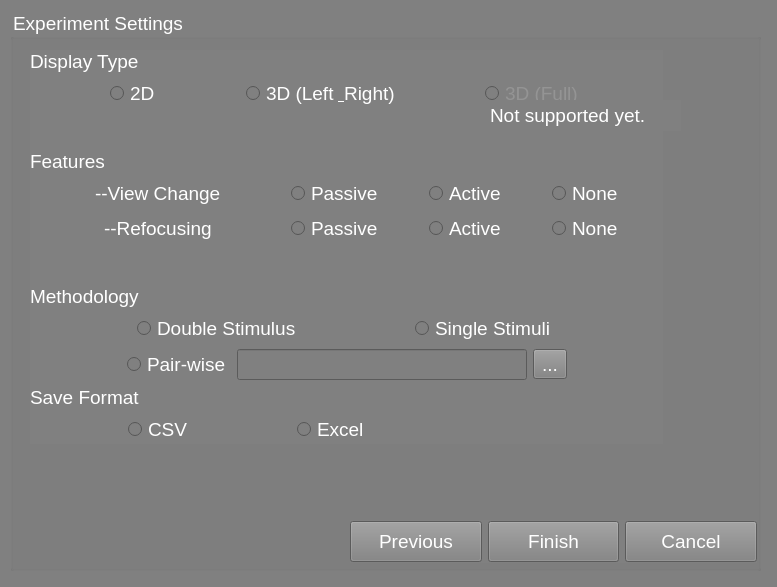
<?xml version="1.0" encoding="UTF-8"?>
<ui version="4.0">
 <class>NewExperimentForm</class>
 <widget class="QWidget" name="NewExperimentForm">
  <property name="geometry">
   <rect>
    <x>0</x>
    <y>0</y>
    <width>777</width>
    <height>587</height>
   </rect>
  </property>
  <property name="windowTitle">
   <string>Create New Experiment</string>
  </property>
  <property name="windowIcon">
   <iconset resource="UI_res.qrc">
    <normaloff>:/logo/imcl_logo</normaloff>:/logo/imcl_logo</iconset>
  </property>
  <property name="windowOpacity">
   <double>0.900000000000000</double>
  </property>
  <property name="styleSheet">
   <string notr="true">background: gray;
color: rgb(255, 255, 255);</string>
  </property>
  <widget class="QStackedWidget" name="ConfigStackWidget">
   <property name="geometry">
    <rect>
     <x>0</x>
     <y>0</y>
     <width>777</width>
     <height>587</height>
    </rect>
   </property>
   <property name="currentIndex">
    <number>3</number>
   </property>
   <widget class="QWidget" name="page_0">
    <widget class="QLabel" name="HintLabel">
     <property name="geometry">
      <rect>
       <x>20</x>
       <y>10</y>
       <width>631</width>
       <height>131</height>
      </rect>
     </property>
     <property name="font">
      <font>
       <pointsize>14</pointsize>
      </font>
     </property>
     <property name="text">
      <string>&lt;html&gt;&lt;head/&gt;&lt;body&gt;&lt;p&gt;Please Choose the way you want to config your new experiment. &lt;br/&gt;&lt;/p&gt;&lt;p&gt;Then click the next step.&lt;/p&gt;&lt;/body&gt;&lt;/html&gt;</string>
     </property>
    </widget>
    <widget class="QGroupBox" name="groupBox">
     <property name="geometry">
      <rect>
       <x>20</x>
       <y>150</y>
       <width>731</width>
       <height>321</height>
      </rect>
     </property>
     <property name="font">
      <font>
       <pointsize>14</pointsize>
      </font>
     </property>
     <property name="title">
      <string>Configuration</string>
     </property>
     <widget class="QRadioButton" name="radio_btn_json">
      <property name="geometry">
       <rect>
        <x>50</x>
        <y>160</y>
        <width>211</width>
        <height>131</height>
       </rect>
      </property>
      <property name="font">
       <font>
        <pointsize>14</pointsize>
       </font>
      </property>
      <property name="text">
       <string>Config with Json</string>
      </property>
     </widget>
     <widget class="QRadioButton" name="radio_btn_manually">
      <property name="geometry">
       <rect>
        <x>50</x>
        <y>30</y>
        <width>211</width>
        <height>131</height>
       </rect>
      </property>
      <property name="font">
       <font>
        <pointsize>14</pointsize>
       </font>
      </property>
      <property name="text">
       <string>Config manually</string>
      </property>
     </widget>
     <widget class="QLineEdit" name="page_0_json_path">
      <property name="geometry">
       <rect>
        <x>250</x>
        <y>212</y>
        <width>341</width>
        <height>31</height>
       </rect>
      </property>
      <property name="font">
       <font>
        <pointsize>14</pointsize>
       </font>
      </property>
     </widget>
     <widget class="QToolButton" name="btn_select_json">
      <property name="geometry">
       <rect>
        <x>590</x>
        <y>212</y>
        <width>24</width>
        <height>31</height>
       </rect>
      </property>
      <property name="text">
       <string>...</string>
      </property>
     </widget>
    </widget>
    <widget class="QWidget" name="horizontalLayoutWidget_7">
     <property name="geometry">
      <rect>
       <x>480</x>
       <y>520</y>
       <width>270</width>
       <height>43</height>
      </rect>
     </property>
     <layout class="QHBoxLayout" name="horizontalLayout_14">
      <item>
       <widget class="QPushButton" name="page_0_btn_next">
        <property name="minimumSize">
         <size>
          <width>131</width>
          <height>41</height>
         </size>
        </property>
        <property name="font">
         <font>
          <pointsize>14</pointsize>
         </font>
        </property>
        <property name="text">
         <string>Next Step</string>
        </property>
       </widget>
      </item>
      <item>
       <widget class="QPushButton" name="page_0_btn_cancel">
        <property name="minimumSize">
         <size>
          <width>131</width>
          <height>41</height>
         </size>
        </property>
        <property name="font">
         <font>
          <pointsize>14</pointsize>
         </font>
        </property>
        <property name="text">
         <string>Cancel</string>
        </property>
       </widget>
      </item>
     </layout>
    </widget>
   </widget>
   <widget class="QWidget" name="page_1">
    <widget class="QGroupBox" name="groupBox_2">
     <property name="geometry">
      <rect>
       <x>10</x>
       <y>10</y>
       <width>751</width>
       <height>561</height>
      </rect>
     </property>
     <property name="font">
      <font>
       <pointsize>14</pointsize>
      </font>
     </property>
     <property name="title">
      <string>Training Configuration</string>
     </property>
     <widget class="QScrollArea" name="ConfigScrollAreaTrain">
      <property name="geometry">
       <rect>
        <x>10</x>
        <y>89</y>
        <width>731</width>
        <height>411</height>
       </rect>
      </property>
      <property name="sizePolicy">
       <sizepolicy hsizetype="Fixed" vsizetype="Expanding">
        <horstretch>0</horstretch>
        <verstretch>0</verstretch>
       </sizepolicy>
      </property>
      <property name="minimumSize">
       <size>
        <width>731</width>
        <height>411</height>
       </size>
      </property>
      <property name="verticalScrollBarPolicy">
       <enum>Qt::ScrollBarAsNeeded</enum>
      </property>
      <property name="horizontalScrollBarPolicy">
       <enum>Qt::ScrollBarAlwaysOff</enum>
      </property>
      <property name="sizeAdjustPolicy">
       <enum>QAbstractScrollArea::AdjustToContents</enum>
      </property>
      <property name="widgetResizable">
       <bool>true</bool>
      </property>
      <widget class="QWidget" name="scrollAreaWidgetContents_training">
       <property name="geometry">
        <rect>
         <x>0</x>
         <y>0</y>
         <width>729</width>
         <height>409</height>
        </rect>
       </property>
       <layout class="QVBoxLayout" name="verticalLayout_2">
        <item>
         <layout class="QVBoxLayout" name="LFILayout_training"/>
        </item>
       </layout>
      </widget>
     </widget>
     <widget class="QPushButton" name="page_1_btn_add_group">
      <property name="geometry">
       <rect>
        <x>20</x>
        <y>40</y>
        <width>141</width>
        <height>41</height>
       </rect>
      </property>
      <property name="font">
       <font>
        <pointsize>14</pointsize>
       </font>
      </property>
      <property name="text">
       <string>Add New LFI</string>
      </property>
     </widget>
     <widget class="QGroupBox" name="training_angularBox">
      <property name="geometry">
       <rect>
        <x>190</x>
        <y>20</y>
        <width>241</width>
        <height>61</height>
       </rect>
      </property>
      <property name="title">
       <string>Angular Format</string>
      </property>
      <widget class="QRadioButton" name="training_radio_btn_xy">
       <property name="geometry">
        <rect>
         <x>30</x>
         <y>18</y>
         <width>95</width>
         <height>31</height>
        </rect>
       </property>
       <property name="font">
        <font>
         <pointsize>14</pointsize>
        </font>
       </property>
       <property name="text">
        <string>X_Y</string>
       </property>
       <property name="checked">
        <bool>true</bool>
       </property>
      </widget>
      <widget class="QRadioButton" name="training_radio_btn_hw">
       <property name="geometry">
        <rect>
         <x>130</x>
         <y>18</y>
         <width>95</width>
         <height>31</height>
        </rect>
       </property>
       <property name="font">
        <font>
         <pointsize>14</pointsize>
        </font>
       </property>
       <property name="text">
        <string>H_W</string>
       </property>
      </widget>
     </widget>
     <widget class="QWidget" name="horizontalLayoutWidget_6">
      <property name="geometry">
       <rect>
        <x>340</x>
        <y>510</y>
        <width>407</width>
        <height>43</height>
       </rect>
      </property>
      <layout class="QHBoxLayout" name="horizontalLayout_13">
       <item>
        <widget class="QPushButton" name="page_1_btn_prev">
         <property name="minimumSize">
          <size>
           <width>131</width>
           <height>41</height>
          </size>
         </property>
         <property name="font">
          <font>
           <pointsize>14</pointsize>
          </font>
         </property>
         <property name="text">
          <string>Previous</string>
         </property>
        </widget>
       </item>
       <item>
        <widget class="QPushButton" name="page_1_btn_next">
         <property name="minimumSize">
          <size>
           <width>131</width>
           <height>41</height>
          </size>
         </property>
         <property name="font">
          <font>
           <pointsize>14</pointsize>
          </font>
         </property>
         <property name="text">
          <string>Next</string>
         </property>
        </widget>
       </item>
       <item>
        <widget class="QPushButton" name="page_1_btn_cancel">
         <property name="minimumSize">
          <size>
           <width>131</width>
           <height>41</height>
          </size>
         </property>
         <property name="font">
          <font>
           <pointsize>14</pointsize>
          </font>
         </property>
         <property name="text">
          <string>Cancel</string>
         </property>
        </widget>
       </item>
      </layout>
     </widget>
     <zorder>page_1_btn_add_group</zorder>
     <zorder>ConfigScrollAreaTrain</zorder>
     <zorder>training_angularBox</zorder>
     <zorder>horizontalLayoutWidget_6</zorder>
    </widget>
   </widget>
   <widget class="QWidget" name="page_2">
    <widget class="QGroupBox" name="groupBox_4">
     <property name="geometry">
      <rect>
       <x>10</x>
       <y>10</y>
       <width>751</width>
       <height>561</height>
      </rect>
     </property>
     <property name="font">
      <font>
       <pointsize>14</pointsize>
      </font>
     </property>
     <property name="title">
      <string>Test Configuration</string>
     </property>
     <widget class="QScrollArea" name="ConfigScrollAreaTest">
      <property name="geometry">
       <rect>
        <x>10</x>
        <y>89</y>
        <width>731</width>
        <height>411</height>
       </rect>
      </property>
      <property name="sizePolicy">
       <sizepolicy hsizetype="Fixed" vsizetype="Expanding">
        <horstretch>0</horstretch>
        <verstretch>0</verstretch>
       </sizepolicy>
      </property>
      <property name="minimumSize">
       <size>
        <width>731</width>
        <height>411</height>
       </size>
      </property>
      <property name="verticalScrollBarPolicy">
       <enum>Qt::ScrollBarAsNeeded</enum>
      </property>
      <property name="horizontalScrollBarPolicy">
       <enum>Qt::ScrollBarAlwaysOff</enum>
      </property>
      <property name="sizeAdjustPolicy">
       <enum>QAbstractScrollArea::AdjustToContents</enum>
      </property>
      <property name="widgetResizable">
       <bool>true</bool>
      </property>
      <widget class="QWidget" name="scrollAreaWidgetContents_test">
       <property name="geometry">
        <rect>
         <x>0</x>
         <y>0</y>
         <width>729</width>
         <height>409</height>
        </rect>
       </property>
       <layout class="QVBoxLayout" name="verticalLayout_3">
        <item>
         <layout class="QVBoxLayout" name="LFILayout_test"/>
        </item>
       </layout>
      </widget>
     </widget>
     <widget class="QPushButton" name="page_2_btn_add_group">
      <property name="geometry">
       <rect>
        <x>20</x>
        <y>40</y>
        <width>141</width>
        <height>41</height>
       </rect>
      </property>
      <property name="font">
       <font>
        <pointsize>14</pointsize>
       </font>
      </property>
      <property name="text">
       <string>Add New LFI</string>
      </property>
     </widget>
     <widget class="QGroupBox" name="angularBox_2">
      <property name="geometry">
       <rect>
        <x>190</x>
        <y>20</y>
        <width>241</width>
        <height>61</height>
       </rect>
      </property>
      <property name="title">
       <string>Angular Format</string>
      </property>
      <widget class="QRadioButton" name="test_radio_btn_xy">
       <property name="geometry">
        <rect>
         <x>30</x>
         <y>18</y>
         <width>95</width>
         <height>31</height>
        </rect>
       </property>
       <property name="font">
        <font>
         <pointsize>14</pointsize>
        </font>
       </property>
       <property name="text">
        <string>X_Y</string>
       </property>
       <property name="checked">
        <bool>true</bool>
       </property>
      </widget>
      <widget class="QRadioButton" name="test_radio_btn_hw">
       <property name="geometry">
        <rect>
         <x>130</x>
         <y>18</y>
         <width>95</width>
         <height>31</height>
        </rect>
       </property>
       <property name="font">
        <font>
         <pointsize>14</pointsize>
        </font>
       </property>
       <property name="text">
        <string>H_W</string>
       </property>
      </widget>
     </widget>
     <widget class="QWidget" name="horizontalLayoutWidget_9">
      <property name="geometry">
       <rect>
        <x>340</x>
        <y>510</y>
        <width>407</width>
        <height>43</height>
       </rect>
      </property>
      <layout class="QHBoxLayout" name="horizontalLayout_16">
       <item>
        <widget class="QPushButton" name="page_2_btn_prev">
         <property name="minimumSize">
          <size>
           <width>131</width>
           <height>41</height>
          </size>
         </property>
         <property name="font">
          <font>
           <pointsize>14</pointsize>
          </font>
         </property>
         <property name="text">
          <string>Previous</string>
         </property>
        </widget>
       </item>
       <item>
        <widget class="QPushButton" name="page_2_btn_next">
         <property name="minimumSize">
          <size>
           <width>131</width>
           <height>41</height>
          </size>
         </property>
         <property name="font">
          <font>
           <pointsize>14</pointsize>
          </font>
         </property>
         <property name="text">
          <string>Next</string>
         </property>
        </widget>
       </item>
       <item>
        <widget class="QPushButton" name="page_2_btn_cancel">
         <property name="minimumSize">
          <size>
           <width>131</width>
           <height>41</height>
          </size>
         </property>
         <property name="font">
          <font>
           <pointsize>14</pointsize>
          </font>
         </property>
         <property name="text">
          <string>Cancel</string>
         </property>
        </widget>
       </item>
      </layout>
     </widget>
    </widget>
   </widget>
   <widget class="QWidget" name="page_3">
    <widget class="QGroupBox" name="groupBox_3">
     <property name="geometry">
      <rect>
       <x>10</x>
       <y>10</y>
       <width>751</width>
       <height>561</height>
      </rect>
     </property>
     <property name="font">
      <font>
       <pointsize>14</pointsize>
      </font>
     </property>
     <property name="title">
      <string>Experiment Settings</string>
     </property>
     <widget class="QWidget" name="gridLayoutWidget">
      <property name="geometry">
       <rect>
        <x>20</x>
        <y>40</y>
        <width>633</width>
        <height>394</height>
       </rect>
      </property>
      <layout class="QGridLayout" name="gridLayout">
       <item row="5" column="0">
        <layout class="QHBoxLayout" name="horizontalLayout_9">
         <item>
          <spacer name="horizontalSpacer_9">
           <property name="orientation">
            <enum>Qt::Horizontal</enum>
           </property>
           <property name="sizeHint" stdset="0">
            <size>
             <width>40</width>
             <height>20</height>
            </size>
           </property>
          </spacer>
         </item>
         <item>
          <widget class="QLabel" name="page_3_display_label_4">
           <property name="font">
            <font>
             <pointsize>14</pointsize>
            </font>
           </property>
           <property name="text">
            <string>--Refocusing</string>
           </property>
          </widget>
         </item>
         <item>
          <spacer name="horizontalSpacer_20">
           <property name="orientation">
            <enum>Qt::Horizontal</enum>
           </property>
           <property name="sizeHint" stdset="0">
            <size>
             <width>40</width>
             <height>20</height>
            </size>
           </property>
          </spacer>
         </item>
         <item>
          <layout class="QHBoxLayout" name="horizontalLayout_10">
           <item>
            <widget class="QRadioButton" name="radio_btn_refocusing_passive">
             <property name="font">
              <font>
               <pointsize>14</pointsize>
              </font>
             </property>
             <property name="text">
              <string>Passive</string>
             </property>
            </widget>
           </item>
           <item>
            <spacer name="horizontalSpacer_12">
             <property name="orientation">
              <enum>Qt::Horizontal</enum>
             </property>
             <property name="sizeHint" stdset="0">
              <size>
               <width>40</width>
               <height>20</height>
              </size>
             </property>
            </spacer>
           </item>
           <item>
            <widget class="QRadioButton" name="radio_btn_refocusing_active">
             <property name="font">
              <font>
               <pointsize>14</pointsize>
              </font>
             </property>
             <property name="text">
              <string>Active</string>
             </property>
            </widget>
           </item>
           <item>
            <spacer name="horizontalSpacer_13">
             <property name="orientation">
              <enum>Qt::Horizontal</enum>
             </property>
             <property name="sizeHint" stdset="0">
              <size>
               <width>40</width>
               <height>20</height>
              </size>
             </property>
            </spacer>
           </item>
           <item>
            <widget class="QRadioButton" name="radio_btn_refocusing_none">
             <property name="font">
              <font>
               <pointsize>14</pointsize>
              </font>
             </property>
             <property name="text">
              <string>None</string>
             </property>
            </widget>
           </item>
           <item>
            <spacer name="horizontalSpacer_15">
             <property name="orientation">
              <enum>Qt::Horizontal</enum>
             </property>
             <property name="sizeHint" stdset="0">
              <size>
               <width>40</width>
               <height>20</height>
              </size>
             </property>
            </spacer>
           </item>
          </layout>
         </item>
        </layout>
       </item>
       <item row="3" column="0">
        <widget class="QLabel" name="page_2_display_label_2">
         <property name="font">
          <font>
           <pointsize>14</pointsize>
          </font>
         </property>
         <property name="text">
          <string>Features</string>
         </property>
        </widget>
       </item>
       <item row="11" column="0">
        <layout class="QHBoxLayout" name="horizontalLayout_5">
         <item>
          <spacer name="horizontalSpacer_16">
           <property name="orientation">
            <enum>Qt::Horizontal</enum>
           </property>
           <property name="sizeHint" stdset="0">
            <size>
             <width>40</width>
             <height>20</height>
            </size>
           </property>
          </spacer>
         </item>
         <item>
          <widget class="QRadioButton" name="radio_btn_cmp_pair">
           <property name="font">
            <font>
             <pointsize>14</pointsize>
            </font>
           </property>
           <property name="text">
            <string>Pair-wise</string>
           </property>
          </widget>
         </item>
         <item>
          <widget class="QLineEdit" name="pair_line_editor">
           <property name="minimumSize">
            <size>
             <width>290</width>
             <height>0</height>
            </size>
           </property>
           <property name="font">
            <font>
             <pointsize>14</pointsize>
            </font>
           </property>
          </widget>
         </item>
         <item>
          <widget class="QToolButton" name="btn_pair_line_editor">
           <property name="text">
            <string>...</string>
           </property>
          </widget>
         </item>
         <item>
          <spacer name="horizontalSpacer_21">
           <property name="orientation">
            <enum>Qt::Horizontal</enum>
           </property>
           <property name="sizeHint" stdset="0">
            <size>
             <width>40</width>
             <height>20</height>
            </size>
           </property>
          </spacer>
         </item>
        </layout>
       </item>
       <item row="8" column="0">
        <layout class="QHBoxLayout" name="horizontalLayout_4">
         <item>
          <spacer name="horizontalSpacer_11">
           <property name="orientation">
            <enum>Qt::Horizontal</enum>
           </property>
           <property name="sizeHint" stdset="0">
            <size>
             <width>40</width>
             <height>20</height>
            </size>
           </property>
          </spacer>
         </item>
         <item>
          <widget class="QRadioButton" name="radio_btn_cmp_double">
           <property name="font">
            <font>
             <pointsize>14</pointsize>
            </font>
           </property>
           <property name="text">
            <string>Double Stimulus</string>
           </property>
          </widget>
         </item>
         <item>
          <spacer name="horizontalSpacer_17">
           <property name="orientation">
            <enum>Qt::Horizontal</enum>
           </property>
           <property name="sizeHint" stdset="0">
            <size>
             <width>40</width>
             <height>20</height>
            </size>
           </property>
          </spacer>
         </item>
         <item>
          <widget class="QRadioButton" name="radio_btn_cmp_single">
           <property name="font">
            <font>
             <pointsize>14</pointsize>
            </font>
           </property>
           <property name="text">
            <string>Single Stimuli</string>
           </property>
          </widget>
         </item>
         <item>
          <spacer name="horizontalSpacer_18">
           <property name="orientation">
            <enum>Qt::Horizontal</enum>
           </property>
           <property name="sizeHint" stdset="0">
            <size>
             <width>40</width>
             <height>20</height>
            </size>
           </property>
          </spacer>
         </item>
        </layout>
       </item>
       <item row="12" column="0">
        <widget class="QLabel" name="page_2_display_label_4">
         <property name="font">
          <font>
           <pointsize>14</pointsize>
          </font>
         </property>
         <property name="text">
          <string>Save Format</string>
         </property>
        </widget>
       </item>
       <item row="4" column="0">
        <layout class="QHBoxLayout" name="horizontalLayout_7">
         <item>
          <spacer name="horizontalSpacer_8">
           <property name="orientation">
            <enum>Qt::Horizontal</enum>
           </property>
           <property name="sizeHint" stdset="0">
            <size>
             <width>40</width>
             <height>20</height>
            </size>
           </property>
          </spacer>
         </item>
         <item>
          <widget class="QLabel" name="page_3_display_label_3">
           <property name="font">
            <font>
             <pointsize>14</pointsize>
            </font>
           </property>
           <property name="text">
            <string>--View Change</string>
           </property>
          </widget>
         </item>
         <item>
          <spacer name="horizontalSpacer_10">
           <property name="orientation">
            <enum>Qt::Horizontal</enum>
           </property>
           <property name="sizeHint" stdset="0">
            <size>
             <width>40</width>
             <height>20</height>
            </size>
           </property>
          </spacer>
         </item>
         <item>
          <layout class="QHBoxLayout" name="horizontalLayout_8">
           <item>
            <widget class="QRadioButton" name="radio_btn_view_change_passive">
             <property name="font">
              <font>
               <pointsize>14</pointsize>
              </font>
             </property>
             <property name="text">
              <string>Passive</string>
             </property>
            </widget>
           </item>
           <item>
            <spacer name="horizontalSpacer_6">
             <property name="orientation">
              <enum>Qt::Horizontal</enum>
             </property>
             <property name="sizeHint" stdset="0">
              <size>
               <width>40</width>
               <height>20</height>
              </size>
             </property>
            </spacer>
           </item>
           <item>
            <widget class="QRadioButton" name="radio_btn_view_change_active">
             <property name="font">
              <font>
               <pointsize>14</pointsize>
              </font>
             </property>
             <property name="text">
              <string>Active</string>
             </property>
            </widget>
           </item>
           <item>
            <spacer name="horizontalSpacer_7">
             <property name="orientation">
              <enum>Qt::Horizontal</enum>
             </property>
             <property name="sizeHint" stdset="0">
              <size>
               <width>40</width>
               <height>20</height>
              </size>
             </property>
            </spacer>
           </item>
           <item>
            <widget class="QRadioButton" name="radio_btn_view_change_none">
             <property name="font">
              <font>
               <pointsize>14</pointsize>
              </font>
             </property>
             <property name="text">
              <string>None</string>
             </property>
            </widget>
           </item>
           <item>
            <spacer name="horizontalSpacer_14">
             <property name="orientation">
              <enum>Qt::Horizontal</enum>
             </property>
             <property name="sizeHint" stdset="0">
              <size>
               <width>40</width>
               <height>20</height>
              </size>
             </property>
            </spacer>
           </item>
          </layout>
         </item>
        </layout>
       </item>
       <item row="2" column="0">
        <spacer name="verticalSpacer">
         <property name="orientation">
          <enum>Qt::Vertical</enum>
         </property>
         <property name="sizeHint" stdset="0">
          <size>
           <width>20</width>
           <height>40</height>
          </size>
         </property>
        </spacer>
       </item>
       <item row="6" column="0">
        <spacer name="verticalSpacer_2">
         <property name="orientation">
          <enum>Qt::Vertical</enum>
         </property>
         <property name="sizeHint" stdset="0">
          <size>
           <width>20</width>
           <height>40</height>
          </size>
         </property>
        </spacer>
       </item>
       <item row="0" column="0">
        <widget class="QLabel" name="page_2_display_label">
         <property name="font">
          <font>
           <pointsize>14</pointsize>
          </font>
         </property>
         <property name="text">
          <string>Display Type</string>
         </property>
        </widget>
       </item>
       <item row="1" column="0">
        <layout class="QHBoxLayout" name="horizontalLayout">
         <item>
          <spacer name="horizontalSpacer">
           <property name="orientation">
            <enum>Qt::Horizontal</enum>
           </property>
           <property name="sizeHint" stdset="0">
            <size>
             <width>40</width>
             <height>20</height>
            </size>
           </property>
          </spacer>
         </item>
         <item>
          <widget class="QRadioButton" name="radio_btn_disp_2D">
           <property name="font">
            <font>
             <pointsize>14</pointsize>
            </font>
           </property>
           <property name="text">
            <string>2D</string>
           </property>
          </widget>
         </item>
         <item>
          <spacer name="horizontalSpacer_2">
           <property name="orientation">
            <enum>Qt::Horizontal</enum>
           </property>
           <property name="sizeHint" stdset="0">
            <size>
             <width>40</width>
             <height>20</height>
            </size>
           </property>
          </spacer>
         </item>
         <item>
          <widget class="QRadioButton" name="radio_btn_disp_3D_LR">
           <property name="font">
            <font>
             <pointsize>14</pointsize>
            </font>
           </property>
           <property name="text">
            <string>3D (Left &amp; Right)</string>
           </property>
          </widget>
         </item>
         <item>
          <spacer name="horizontalSpacer_3">
           <property name="orientation">
            <enum>Qt::Horizontal</enum>
           </property>
           <property name="sizeHint" stdset="0">
            <size>
             <width>40</width>
             <height>20</height>
            </size>
           </property>
          </spacer>
         </item>
         <item>
          <widget class="QRadioButton" name="radio_btn_disp_3D_full">
           <property name="font">
            <font>
             <pointsize>14</pointsize>
            </font>
           </property>
           <property name="focusPolicy">
            <enum>Qt::StrongFocus</enum>
           </property>
           <property name="styleSheet">
            <string notr="true">color: rgb(148, 148, 148)</string>
           </property>
           <property name="text">
            <string>3D (Full)</string>
           </property>
           <property name="checkable">
            <bool>false</bool>
           </property>
           <property name="autoExclusive">
            <bool>false</bool>
           </property>
          </widget>
         </item>
         <item>
          <spacer name="horizontalSpacer_4">
           <property name="orientation">
            <enum>Qt::Horizontal</enum>
           </property>
           <property name="sizeHint" stdset="0">
            <size>
             <width>40</width>
             <height>20</height>
            </size>
           </property>
          </spacer>
         </item>
        </layout>
       </item>
       <item row="7" column="0">
        <widget class="QLabel" name="page_2_display_label_3">
         <property name="font">
          <font>
           <pointsize>14</pointsize>
          </font>
         </property>
         <property name="text">
          <string>Methodology</string>
         </property>
        </widget>
       </item>
       <item row="13" column="0">
        <layout class="QHBoxLayout" name="horizontalLayout_6">
         <item>
          <spacer name="horizontalSpacer_19">
           <property name="orientation">
            <enum>Qt::Horizontal</enum>
           </property>
           <property name="sizeHint" stdset="0">
            <size>
             <width>40</width>
             <height>20</height>
            </size>
           </property>
          </spacer>
         </item>
         <item>
          <widget class="QRadioButton" name="radio_btn_save_csv">
           <property name="font">
            <font>
             <pointsize>14</pointsize>
            </font>
           </property>
           <property name="text">
            <string>CSV</string>
           </property>
          </widget>
         </item>
         <item>
          <spacer name="horizontalSpacer_22">
           <property name="orientation">
            <enum>Qt::Horizontal</enum>
           </property>
           <property name="sizeHint" stdset="0">
            <size>
             <width>40</width>
             <height>20</height>
            </size>
           </property>
          </spacer>
         </item>
         <item>
          <widget class="QRadioButton" name="radio_btn_save_excel">
           <property name="font">
            <font>
             <pointsize>14</pointsize>
            </font>
           </property>
           <property name="text">
            <string>Excel</string>
           </property>
          </widget>
         </item>
         <item>
          <spacer name="horizontalSpacer_24">
           <property name="orientation">
            <enum>Qt::Horizontal</enum>
           </property>
           <property name="sizeHint" stdset="0">
            <size>
             <width>40</width>
             <height>20</height>
            </size>
           </property>
          </spacer>
         </item>
         <item>
          <spacer name="horizontalSpacer_25">
           <property name="orientation">
            <enum>Qt::Horizontal</enum>
           </property>
           <property name="sizeHint" stdset="0">
            <size>
             <width>40</width>
             <height>20</height>
            </size>
           </property>
          </spacer>
         </item>
         <item>
          <spacer name="horizontalSpacer_23">
           <property name="orientation">
            <enum>Qt::Horizontal</enum>
           </property>
           <property name="sizeHint" stdset="0">
            <size>
             <width>40</width>
             <height>20</height>
            </size>
           </property>
          </spacer>
         </item>
        </layout>
       </item>
      </layout>
     </widget>
     <widget class="QWidget" name="horizontalLayoutWidget_8">
      <property name="geometry">
       <rect>
        <x>340</x>
        <y>510</y>
        <width>407</width>
        <height>43</height>
       </rect>
      </property>
      <layout class="QHBoxLayout" name="horizontalLayout_15">
       <item>
        <widget class="QPushButton" name="page_3_btn_prev">
         <property name="minimumSize">
          <size>
           <width>131</width>
           <height>41</height>
          </size>
         </property>
         <property name="font">
          <font>
           <pointsize>14</pointsize>
          </font>
         </property>
         <property name="text">
          <string>Previous</string>
         </property>
        </widget>
       </item>
       <item>
        <widget class="QPushButton" name="page_3_btn_finish">
         <property name="minimumSize">
          <size>
           <width>131</width>
           <height>41</height>
          </size>
         </property>
         <property name="font">
          <font>
           <pointsize>14</pointsize>
          </font>
         </property>
         <property name="text">
          <string>Finish</string>
         </property>
        </widget>
       </item>
       <item>
        <widget class="QPushButton" name="page_3_btn_cancel">
         <property name="minimumSize">
          <size>
           <width>131</width>
           <height>41</height>
          </size>
         </property>
         <property name="font">
          <font>
           <pointsize>14</pointsize>
          </font>
         </property>
         <property name="text">
          <string>Cancel</string>
         </property>
        </widget>
       </item>
      </layout>
     </widget>
     <widget class="QLabel" name="label_3d_ns">
      <property name="geometry">
       <rect>
        <x>480</x>
        <y>90</y>
        <width>191</width>
        <height>31</height>
       </rect>
      </property>
      <property name="styleSheet">
       <string notr="true"/>
      </property>
      <property name="text">
       <string>Not supported yet.</string>
      </property>
     </widget>
    </widget>
   </widget>
  </widget>
 </widget>
 <resources>
  <include location="UI_res.qrc"/>
 </resources>
 <connections/>
</ui>
